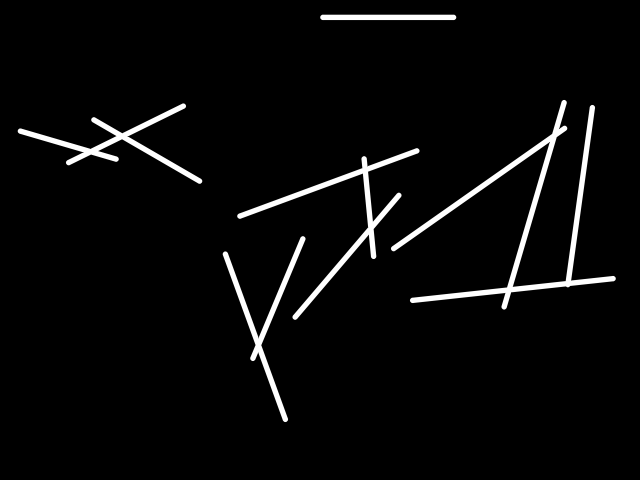
#> input picture Examples/example.png, 640 x 480 px
$ python -i first_tasks.py   (imports and definitions only)
#> lines starting #> are read from the running program, lines starting #| are printed output that depends on the picture; after the words box and inside, x2 and y2 are one past the last pixel; in counts of white or black regions, pixels touching at a corner belong together
from typing import Any, Iterable, Tuple
import cv2
import numpy as np
from itertools import combinations
import math


def normalize_angle_theta(theta: float) -> float:
    """
    Нормализует угол theta в диапазоне [0, pi)
    """
    if theta < 0:
        theta += math.pi
    if theta >= math.pi:
        theta -= math.pi
    return theta


def merge_collinear_segments(segments: Iterable[Tuple[float, float, float, float]],
                             angle_thresh_deg: float = 5.0,
                             rho_thresh: float = 20.0,
                             extend_px: float = 0.0) -> list[Tuple[float, float, float, float]]:
    """
    segments: list of (x1,y1,x2,y2)
    Возвращает список объединённых сегментов (по кластерам коллинеарности).
    Параметры:
      angle_thresh_deg - максимально допустимая разница углов (в градусах)
      rho_thresh - максимально допустимая разница rho (по нормали), px
    """
    seg_infos: list[dict[str, Any]] = []
    for (x1, y1, x2, y2) in segments:
        dx = x2 - x1
        dy = y2 - y1
        if dx == 0 and dy == 0:
            continue
        theta_dir = math.atan2(dy, dx)
        theta_dir = normalize_angle_theta(theta_dir)

        dx_dir = math.cos(theta_dir)
        dy_dir = math.sin(theta_dir)

        nx = -dy_dir
        ny = dx_dir

        rho = x1 * nx + y1 * ny

        t1 = x1 * dx_dir + y1 * dy_dir
        t2 = x2 * dx_dir + y2 * dy_dir
        tmin = min(t1, t2)
        tmax = max(t1, t2)
        seg_infos.append({
            'orig': (x1, y1, x2, y2),
            'theta': theta_dir,
            'rho': rho,
            'tmin': tmin,
            'tmax': tmax,
            'd': (dx_dir, dy_dir),
            'n': (nx, ny)
        })

    used = [False] * len(seg_infos)
    merged_segments: list[tuple[float, float, float, float]] = []

    angle_thresh = math.radians(angle_thresh_deg)

    for i, si in enumerate(seg_infos):
        if used[i]:
            continue
        cluster: list[int] = [i]
        used[i] = True
        for j in range(i + 1, len(seg_infos)):
            if used[j]:
                continue
            sj: dict[str, Any] = seg_infos[j]

            da = abs(si['theta'] - sj['theta'])
            da = min(da, math.pi - da)
            if da <= angle_thresh and abs(si['rho'] - sj['rho']) <= rho_thresh:
                cluster.append(j)
                used[j] = True

        tmin: float = min(seg_infos[k]['tmin'] for k in cluster)
        tmax: float = max(seg_infos[k]['tmax'] for k in cluster)

        theta_avg: float = sum(seg_infos[k]['theta'] for k in cluster) / len(cluster)
        theta_avg = normalize_angle_theta(theta_avg)
        dx_dir: float = math.cos(theta_avg)
        dy_dir: float = math.sin(theta_avg)
        nx = -dy_dir
        ny = dx_dir
        rho_avg: float = sum(seg_infos[k]['rho'] for k in cluster) / len(cluster)
        if extend_px > 0.0:
            tmin -= extend_px
            tmax += extend_px

        x_start: float = dx_dir * tmin + nx * rho_avg
        y_start: float = dy_dir * tmin + ny * rho_avg
        x_end: float = dx_dir * tmax + nx * rho_avg
        y_end: float = dy_dir * tmax + ny * rho_avg

        merged_segments.append((x_start, y_start, x_end, y_end))

    return merged_segments


def _point_segment_distance(px: float, py: float, seg: tuple[float, float, float, float]) -> float:
    x1, y1, x2, y2 = seg
    dx = x2 - x1
    dy = y2 - y1
    if dx == 0 and dy == 0:
        return math.hypot(px - x1, py - y1)
    t = ((px - x1) * dx + (py - y1) * dy) / (dx * dx + dy * dy)
    t = max(0.0, min(1.0, t))
    proj_x = x1 + t * dx
    proj_y = y1 + t * dy
    return math.hypot(px - proj_x, py - proj_y)


def _extend_segment(seg: tuple[float, float, float, float], extend: float) -> tuple[float, float, float, float]:
    if extend <= 0:
        return seg
    x1, y1, x2, y2 = seg
    dx = x2 - x1
    dy = y2 - y1
    length = math.hypot(dx, dy)
    if length == 0:
        return seg
    ex = extend * dx / length
    ey = extend * dy / length
    return (x1 - ex, y1 - ey, x2 + ex, y2 + ey)


def _segment_length(seg: tuple[float, float, float, float]) -> float:
    x1, y1, x2, y2 = seg
    return math.hypot(x2 - x1, y2 - y1)


def intersection_point(seg1: tuple[float, float, float, float],
                       seg2: tuple[float, float, float, float],
                       eps: float = 1e-9,
                       gap_tol: float = 0.0,
                       extend: float = 0.0) -> tuple[float, float] | None:
    """
    Возвращает точку пересечения (x,y) если отрезки пересекаются (включая в концевых точках),
    иначе None.
    seg = (x1,y1,x2,y2) - могут быть float
    """
    x1, y1, x2, y2 = _extend_segment(seg1, extend)
    x3, y3, x4, y4 = _extend_segment(seg2, extend)

    # Решение векторно: p + t r  and q + u s
    r: tuple[float, float] = (x2 - x1, y2 - y1)
    s: tuple[float, float] = (x4 - x3, y4 - y3)

    r_cross_s = r[0] * s[1] - r[1] * s[0]
    q_p: tuple[float, float] = (x3 - x1, y3 - y1)
    q_p_cross_r = q_p[0] * r[1] - q_p[1] * r[0]

    if abs(r_cross_s) < eps:
        return None

    t: float = (q_p[0] * s[1] - q_p[1] * s[0]) / r_cross_s
    u: float = (q_p[0] * r[1] - q_p[1] * r[0]) / r_cross_s

    ix: float = x1 + t * r[0]
    iy: float = y1 + t * r[1]

    tol: float = 1e-7
    if -tol <= t <= 1 + tol and -tol <= u <= 1 + tol:
        return (ix, iy)
    if gap_tol > 0.0:
        if (_point_segment_distance(ix, iy, seg1) <= gap_tol and
                _point_segment_distance(ix, iy, seg2) <= gap_tol):
            return (ix, iy)
    return None


def cluster_points(points: Iterable[Tuple[float, float]], cluster_dist: float = 10.0) -> list[Tuple[float, float]]:
    if cluster_dist <= 0:
        return list[Tuple[float, float]](points)
    clusters: list[list[float]] = []  # [cx, cy, count]
    dist_sq = float(cluster_dist) * float(cluster_dist)
    for (x, y) in points:
        placed = False
        for cluster in clusters:
            cx, cy, count = cluster
            if (x - cx) ** 2 + (y - cy) ** 2 <= dist_sq:
                new_count = count + 1
                cluster[0] = (cx * count + x) / new_count
                cluster[1] = (cy * count + y) / new_count
                cluster[2] = new_count
                placed = True
                break
        if not placed:
            clusters.append([x, y, 1])
    return [(float(cx), float(cy)) for cx, cy, _ in clusters]


def count_intersections(image_path: str,
                        canny_thresh1=50, canny_thresh2=150,
                        hough_threshold=40, minLineLength=0, maxLineGap=10,
                        angle_merge_deg=5.0, rho_merge_px=20.0,
                        cluster_dist=14.0,
                        visualize=True,
                        out_vis_path="intersections_vis.png",
                        apply_clahe=True,
                        apply_blur=True,
                        use_auto_scaling=True,
                        auto_base_diag=1500.0,
                        segment_extend_px=6.0,
                        gap_tol_px=10.0,
                        gap_tol_ratio=0.18,
                        return_raw_points=False):
#> called with image_path = '../Examples/example.png', canny_thresh1 = 50, canny_thresh2 = 150, hough_threshold = 40, minLineLength = 0, maxLineGap = 10, angle_merge_deg = 5, rho_merge_px = 20
    img: np.ndarray | None = cv2.imread(image_path)
#> img is the input picture: shape (480, 640, 3); min 0, max 255, mean 9
    if img is None:
        raise FileNotFoundError(image_path)
    gray: np.ndarray = cv2.cvtColor(img, cv2.COLOR_BGR2GRAY)

    if apply_clahe:
        clahe: cv2.CLAHE = cv2.createCLAHE(clipLimit=2.0, tileGridSize=(8, 8))
        gray = clahe.apply(gray)
    if apply_blur:
        gray: np.ndarray = cv2.GaussianBlur(gray, (3, 3), 0)


    edges: np.ndarray = cv2.Canny(gray, canny_thresh1, canny_thresh2, apertureSize=3)
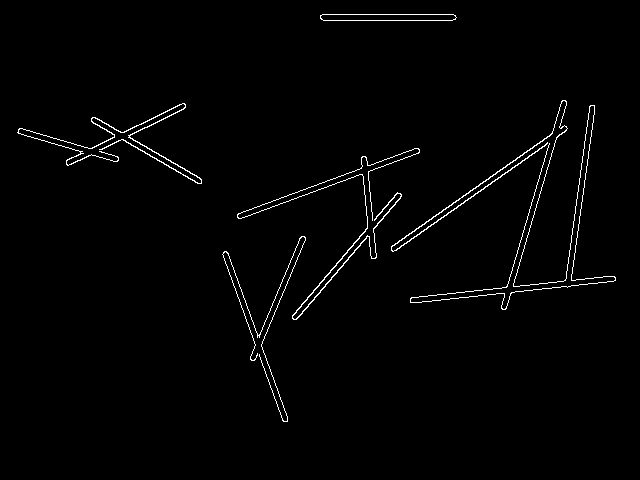
#> edges: shape (480, 640); 1.4% white in thin lines or dots, all inside (x1, y1, x2, y2) = (17, 14, 616, 422)

    h, w = gray.shape[:2]
    if use_auto_scaling and auto_base_diag > 0:
        diag: float = float((h ** 2 + w ** 2) ** 0.5)
        scale: float = diag / auto_base_diag
        scaled_cluster_dist: float = float(cluster_dist) * scale
        scaled_rho_merge: float = float(rho_merge_px) * scale

        # Если minLineLength не задан (0), подбераю от размера изображения
        scaled_min_line_length: int = int(max(minLineLength, 0.05 * max(h, w)))
        scaled_segment_extend: float = float(segment_extend_px) * scale
        scaled_gap_tol: float = float(gap_tol_px) * scale
    else:
        scaled_cluster_dist: float = cluster_dist
        scaled_rho_merge: float = rho_merge_px
        scaled_min_line_length: int = minLineLength
        scaled_segment_extend: float = segment_extend_px
        scaled_gap_tol: float = gap_tol_px

    lines = cv2.HoughLinesP(edges,
                            rho=1,
                            theta=np.pi / 180,
                            threshold=hough_threshold,
                            minLineLength=scaled_min_line_length,
                            maxLineGap=maxLineGap)
#> lines = 34 rows, first 6: [393, 251, 566, 130], [391, 247, 564, 125], [570, 286, 594, 112], [414, 302, 606, 282], [517, 272, 566, 102], [227, 252, 287, 417]

    if lines is None:
        if visualize:
            cv2.imwrite(out_vis_path, img) # type: ignore
        return 0, [], []

    segments: list[tuple[float, float, float, float]] = [tuple(map(float, line[0])) for line in lines]
#> segments = 34 items, first 6: (393, 251, 566, 130), (391, 247, 564, 125), (570, 286, 594, 112), (414, 302, 606, 282), (517, 272, 566, 102), (227, 252, 287, 417)

    merged: list[tuple[float, float, float, float]] = merge_collinear_segments(segments,
                                      angle_thresh_deg=angle_merge_deg,
                                      rho_thresh=scaled_rho_merge,
                                      extend_px=0.0)
#> the loop in merge_collinear_segments, `for (x1, y1, x2, y2) in segments:` made 34 passes
#> (x1, y1, x2, y2, dx, dy, theta_dir, theta in normalize_angle_theta) on passes 1, 2, 3, 4, 5, 8, 9, 12: (393, 251, 566, 130, 173, -121, 2.53, 2.53), (391, 247, 564, 125, 173, -122, 2.53, 2.53), (570, 286, 594, 112, 24, -174, 1.71, 1.71), (414, 302, 606, 282, 192, -20, 3.04, 3.04), (517, 272, 566, 102, 49, -170, 1.85, 1.85), (239, 218, 418, 153, 179, -65, 2.79, 2.79), (295, 319, 401, 196, 106, -123, 2.28, 2.28), (411, 297, 614, 276, 203, -21, 3.04, 3.04)
#> after the loop in merge_collinear_segments, `for (x1, y1, x2, y2) in segments:`: seg_infos = 34 items
#> in merge_collinear_segments, `used = [False] * len(seg_infos)`: used = 34 items, first 6: False, False, False, False, False, False
#> the loop in merge_collinear_segments, `for i, si in enumerate(seg_infos):` made 34 passes
#> (tmin, tmax, theta_avg, dx_dir, dy_dir, nx, ny) on passes 1, 3, 4, 5, 6, 8, 9: (-389.3, -177.2, 2.53, -0.819, 0.574, -0.574, -0.819), (20.04, 205.4, 1.71, -0.139, 0.99, -0.99, -0.139), (-582.3, -377.1, 3.04, -0.995, 0.104, -0.104, -0.995), (-59.88, 153.4, 1.85, -0.28, 0.96, -0.96, -0.28), (314.4, 492.5, 1.22, 0.342, 0.94, -0.94, 0.342), (-341.4, -150.2, 2.79, -0.94, 0.341, -0.341, -0.94), (-113.3, 54.92, 2.28, -0.652, 0.758, -0.758, -0.652)
#> after the loop in merge_collinear_segments, `for i, si in enumerate(seg_infos):`: merged_segments = 13 items, first 6: (564.4, 126.7, 390.8, 248.5), (592.7, 103.7, 566.8, 287.3), (614.9, 279.5, 410.8, 300.9), (564.2, 102.1, 504.5, 306.9), (224.4, 252.8, 285.4, 420.2), (417.9, 150.4, 238.1, 215.6); used = 34 items, first 6: True, True, True, True, True, True
#> merged has the same summary as merged_segments in merge_collinear_segments

    pts: list[tuple[float, float]] = []
    for a, b in combinations(merged, 2):
        gap_tol = max(scaled_gap_tol,
                      gap_tol_ratio * min(_segment_length(a), _segment_length(b)))
        p: tuple[float, float] | None = intersection_point(a, b,
                                                          gap_tol=gap_tol,
                                                          extend=scaled_segment_extend)
        if p is not None:
            pts.append(p)
#> this loop made 78 passes
#> (a, b) on passes 2 to 8: ((564.4, 126.7, 390.8, 248.5), (614.9, 279.5, 410.8, 300.9)), ((564.4, 126.7, 390.8, 248.5), (564.2, 102.1, 504.5, 306.9)), ((564.4, 126.7, 390.8, 248.5), (224.4, 252.8, 285.4, 420.2)), ((564.4, 126.7, 390.8, 248.5), (417.9, 150.4, 238.1, 215.6)), ((564.4, 126.7, 390.8, 248.5), (399.7, 194.3, 290, 321.8)), ((564.4, 126.7, 390.8, 248.5), (322, 17, 453, 17)), ((564.4, 126.7, 390.8, 248.5), (91.42, 119.1, 200.4, 182.3))

    clustered: list[tuple[float, float]] = cluster_points(pts, cluster_dist=scaled_cluster_dist)
#> the loop in cluster_points, `for (x, y) in points:` made 9 passes
#> (x, y) on passes 1 to 8: (555.2, 133.2), (567.2, 284.5), (509.3, 290.6), (214.1, 224.4), (257.8, 344.3), (364.7, 169.7), (370.4, 228.4), (119.8, 135.6)

    if visualize:
        vis: np.ndarray = img.copy() # type: ignore
        for (x1, y1, x2, y2) in merged:
            cv2.line(vis, (int(round(x1)), int(round(y1))),
                     (int(round(x2)), int(round(y2))), (200, 200, 200), 2) # type: ignore
#> this loop made 13 passes
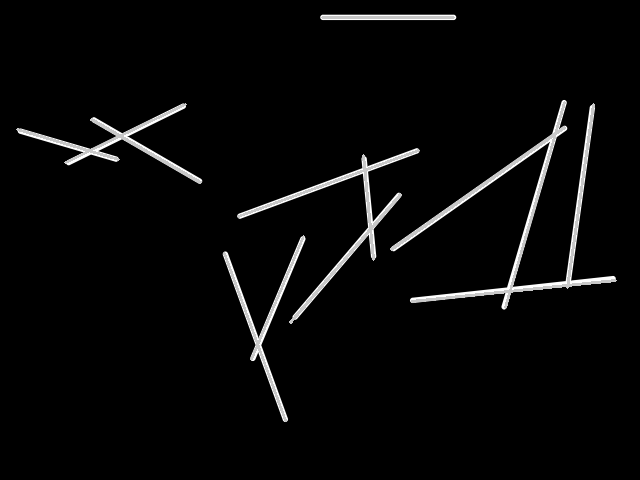
#> vis: shape (480, 640, 3); 1.99% of pixels changed, all inside (x1, y1, x2, y2) = (16, 16, 617, 422)
        for (x, y) in clustered:
            cv2.circle(vis, (int(round(x)), int(round(y))), 6, (0, 0, 255), -1) # type: ignore
#> this loop made 9 passes
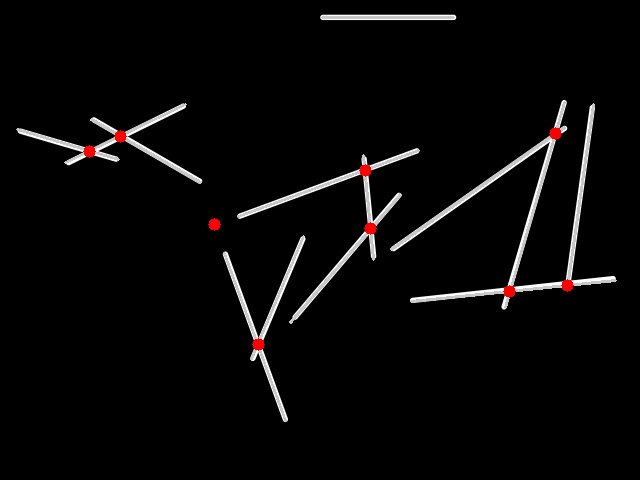
#> vis: shape (480, 640, 3); 0.33% of pixels changed, all inside (x1, y1, x2, y2) = (83, 127, 574, 351)
        cv2.imwrite(out_vis_path, vis) # type: ignore

    if return_raw_points:
        return len(clustered), merged, clustered, pts # type: ignore
    return len(clustered), merged, clustered # type: ignore

>>> result = count_intersections('../Examples/example.png')

$ run again, on Examples/exaple2.png
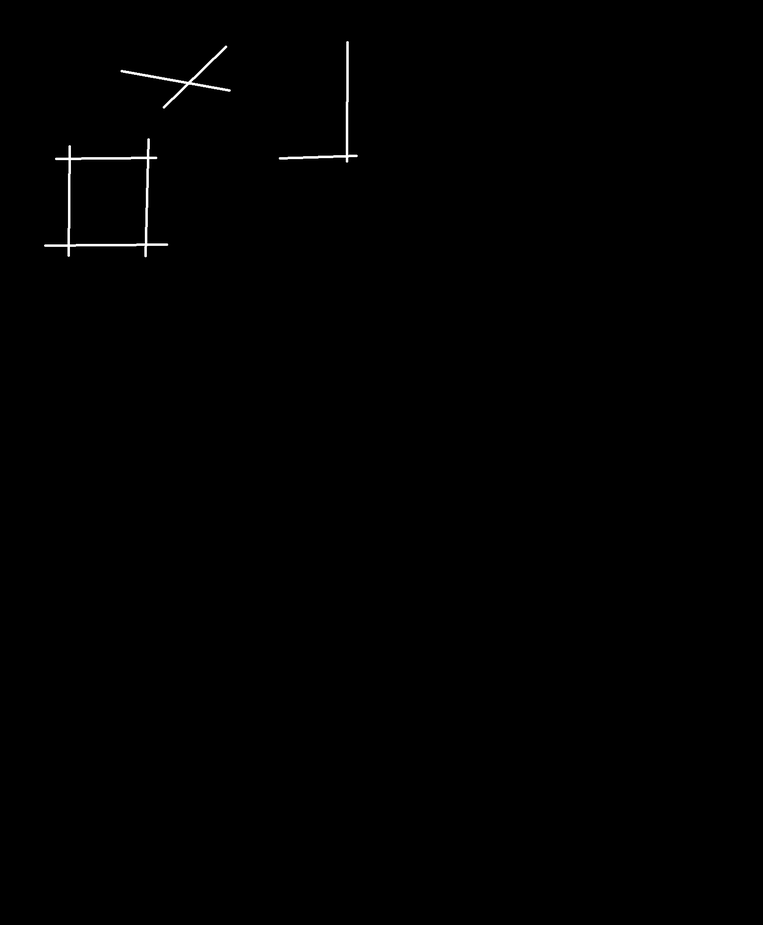
#> input picture Examples/exaple2.png, 763 x 925 px, shrunk from 1538 x 1866 before the run
#> in count_intersections, img is the input picture: shape (925, 763, 3); min 0, max 255, mean 0.8
#> in count_intersections, `edges: np.ndarray = cv2.Canny(gray, canny_thresh1, canny_thresh2, aper..`:
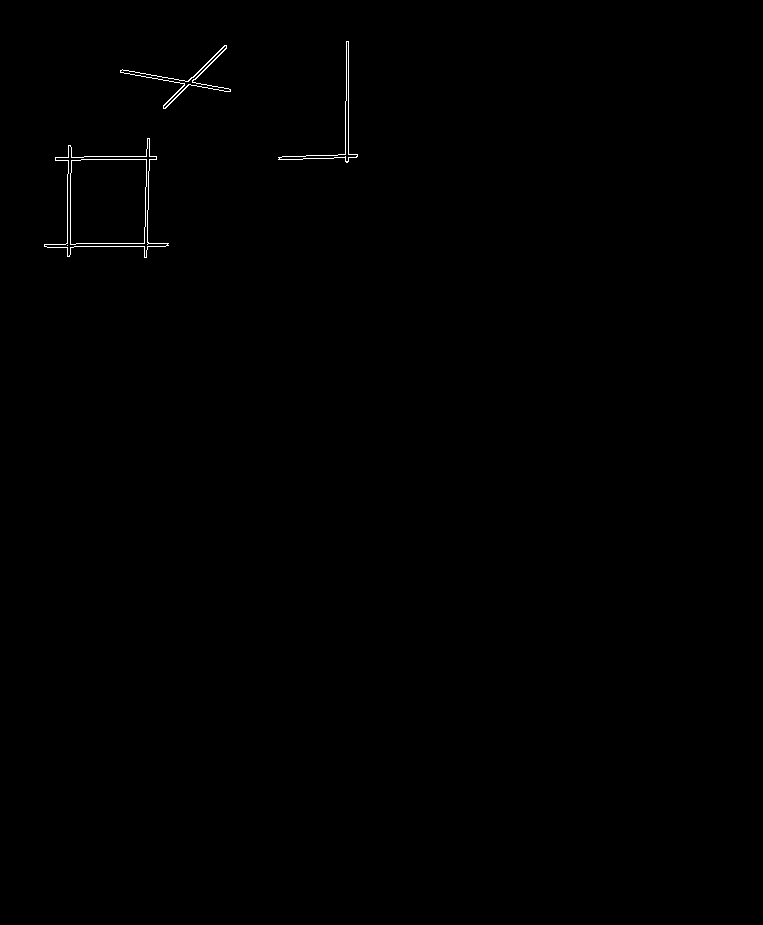
#> edges: shape (925, 763); 0.25% white in thin lines or dots, all inside (x1, y1, x2, y2) = (44, 41, 358, 258)
#> lines = 14 rows, first 6: [66, 243, 168, 243], [348, 161, 348, 41], [120, 71, 230, 91], [84, 156, 156, 156], [67, 256, 67, 174], [163, 105, 226, 45]
#> segments = 14 items, first 6: (66, 243, 168, 243), (348, 161, 348, 41), (120, 71, 230, 91), (84, 156, 156, 156), (67, 256, 67, 174), (163, 105, 226, 45)
#> the loop in merge_collinear_segments, `for (x1, y1, x2, y2) in segments:` made 14 passes
#> (x1, y1, x2, y2, dx, dy, theta_dir, theta in normalize_angle_theta) on passes 6, 8, 9, 10, 12, 13, 14: (163, 105, 226, 45, 63, -60, 2.38, 2.38), (69, 256, 70, 189, 1, -67, 1.59, 1.59), (303, 158, 357, 156, 54, -2, 3.1, 3.1), (145, 205, 147, 138, 2, -67, 1.6, 1.6), (165, 108, 214, 60, 49, -48, 2.37, 2.37), (146, 257, 147, 210, 1, -47, 1.59, 1.59), (164, 108, 226, 48, 62, -60, 2.37, 2.37)
#> after the loop in merge_collinear_segments, `for (x1, y1, x2, y2) in segments:`: seg_infos = 14 items
#> in merge_collinear_segments, `used = [False] * len(seg_infos)`: used = [False, False, False, False, False, False, False, False, False, False, False, False, False, False]
#> the loop in merge_collinear_segments, `for i, si in enumerate(seg_infos):` made 14 passes
#> (tmin, tmax, theta_avg, dx_dir, dy_dir, nx, ny) on passes 1, 3, 4, 5, 6, 9, 10: (66, 168, 0, 1, 0, 0, 1), (130.8, 242.6, 0.179, 0.984, 0.178, -0.178, 0.984), (84, 156, 0, 1, 0, 0, 1), (174, 256, 1.58, -0.00746, 1, -1, -0.00746), (-132.6, -42.29, 2.37, -0.719, 0.695, -0.695, -0.719), (-351, -296.9, 3.1, -0.999, 0.037, -0.037, -0.999), (133.6, 253.8, 1.6, -0.0256, 1, -1, -0.0256)
#> after the loop in merge_collinear_segments, `for i, si in enumerate(seg_infos):`: merged_segments = [(66, 244.5, 168, 244.5), (348, 41, 348, 161), (120.3, 69.87, 230.3, 89.73), (84, 156, 156, 156), (68.61, 174.5, 67.99, 256.5), (228, 45.1, 163.1, 107.9), (357, 156, 303, 158), (147.8, 137.4, 144.7, 257.6)]; used = [True, True, True, True, True, True, True, True, True, True, True, True, True, True]
#> merged has the same summary as merged_segments in merge_collinear_segments
#> the loop in count_intersections, `for a, b in combinations(merged, 2):` made 28 passes
#> (a, b) on passes 9 to 15: ((348, 41, 348, 161), (84, 156, 156, 156)), ((348, 41, 348, 161), (68.61, 174.5, 67.99, 256.5)), ((348, 41, 348, 161), (228, 45.1, 163.1, 107.9)), ((348, 41, 348, 161), (357, 156, 303, 158)), ((348, 41, 348, 161), (147.8, 137.4, 144.7, 257.6)), ((120.3, 69.87, 230.3, 89.73), (84, 156, 156, 156)), ((120.3, 69.87, 230.3, 89.73), (68.61, 174.5, 67.99, 256.5))
#> the loop in cluster_points, `for (x, y) in points:` made 5 passes
#> (x, y) on passes 1 to 5: (68.08, 244.5), (145, 244.5), (348, 156.3), (189.5, 82.36), (147.3, 156)
#> the loop in count_intersections, `for (x1, y1, x2, y2) in merged:` made 8 passes
#> the loop in count_intersections, `for (x, y) in clustered:` made 5 passes
#> after the loop in count_intersections, `for (x, y) in clustered:`:
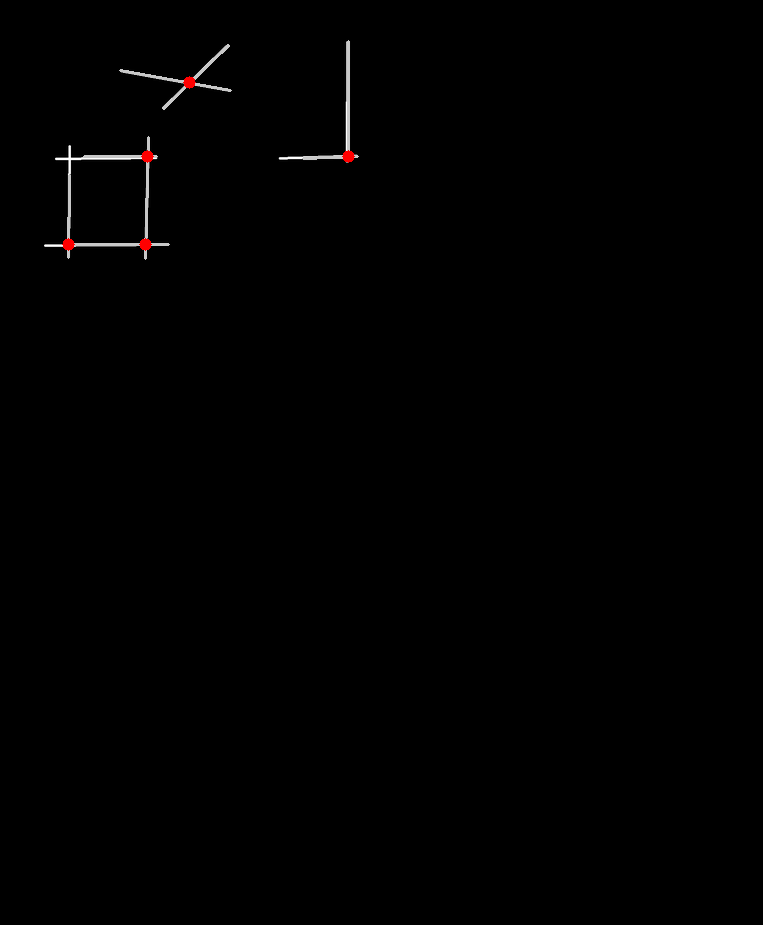
#> vis: shape (925, 763, 3); mean B, G, R 0.8, 0.8, 1
